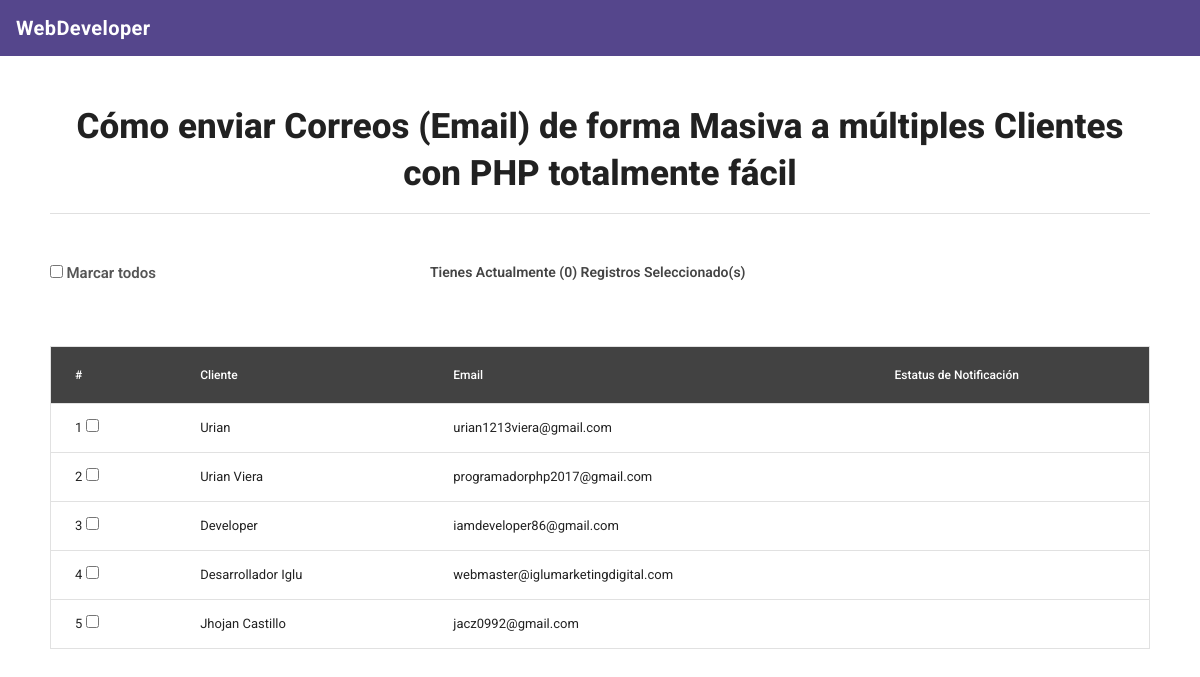
Before: / with the older database file.
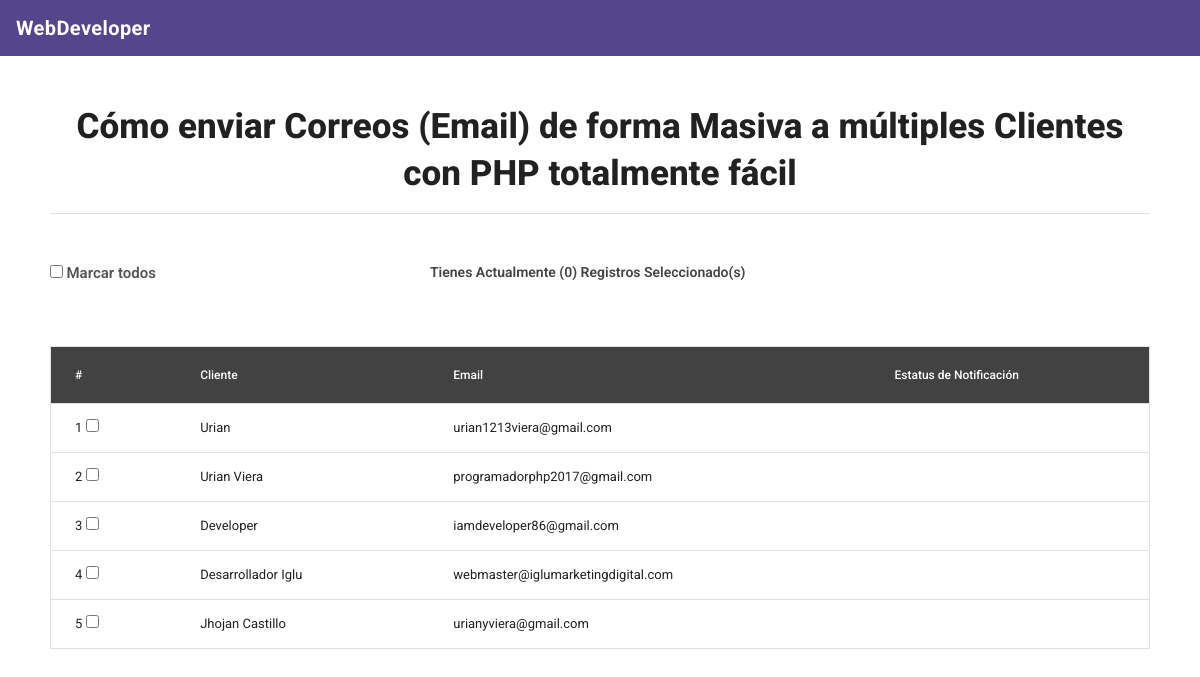
After: the same page with the newer database file.
### tables this page shows
CREATE TABLE `clients` (
  `id` int(10) NOT NULL,
  `cliente` varchar(150) DEFAULT NULL,
  `correo` varchar(100) DEFAULT NULL,
  `notificacion` int(2) DEFAULT NULL
);

### index.php (the view, shortened to what this page needs)
<!DOCTYPE html>
<html lang="es">
  <head>
    <link rel="stylesheet" href="https://cdnjs.cloudflare.com/ajax/libs/material-design-iconic-font/2.2.0/css/material-design-iconic-font.min.css">
    <link rel="stylesheet" type="text/css" href="css/material.min.css">
    <link rel="stylesheet" type="text/css" href="css/home.css">
  </head>
  <body>
<nav class="navbar navbar-light" style="background-color: #55468c !important;">
  <a class="navbar-brand" href="#">
   <strong style="color: #fff">WebDeveloper</strong>
  </a>
</nav>
<div class="container mt-5">
  <h3 class="text-center mb-5" style="font-weight: 800; font-size: 35px">
    Cómo enviar Correos (Email) de forma Masiva a múltiples Clientes con PHP totalmente fácil
    <hr>
  </h3>
<?php
include('config.php');
  $QueryInmuebleDetalle = ("SELECT * FROM clients WHERE correo !='' limit 50 ");
  $resultadoInmuebleDetalle = mysqli_query($con, $QueryInmuebleDetalle);
?>
<form action="enviarEmail.php" method="post">
  <div class="row mb-5">
    <div class="col-4">
      <input type="checkbox" onclick="marcarCheckbox(this);"/>
      <label id="marcas">Marcar todos</label>
    </div>
    <div class="col-4">
       <p id="resp"></p>
    </div>
     <div class="col-4">
    </div>
  </div>
  <div class="table-responsive mb-5">
  <table class="table  table-hover table-bordered">
         <thead class="thead-dark">
           <tr>
                <th> # </th>
                <th>Cliente</th>
                <th>Email</th>
                <th>Estatus de Notificación</th>
            </tr>
        </thead>
        <tbody>
          <?php
          $i = 1;
          while ($dataClientes = mysqli_fetch_array($resultadoInmuebleDetalle)) { ?>
            <tr>
                <td>
                  <?php echo $i; ?>
                    <input type="checkbox"  name="correo[]" class="CheckedAK" correo="<?php echo $dataClientes['correo']; ?>" value="<?php echo $dataClientes['correo']; ?>"/>
                  </td>
                <td><?php echo $dataClientes['cliente']; ?></td>
                <td><?php echo $dataClientes['correo']; ?></td>
                <td>
                </td>
            </tr>
          <?php $i++; } ?>
        </tbody>
    </table>
  </div>
</div>
  </body>
</html>

### css/home.css (style rules this page uses)
#resp { color: #444; font-weight: 600; }
#marcas { color:#555; font-size:15px; font-weight: 600; }

Changed rows visible on the page:
changed clients "Jhojan Castillo": correo "jacz0992@gmail.com" → "urianyviera@gmail.com"
